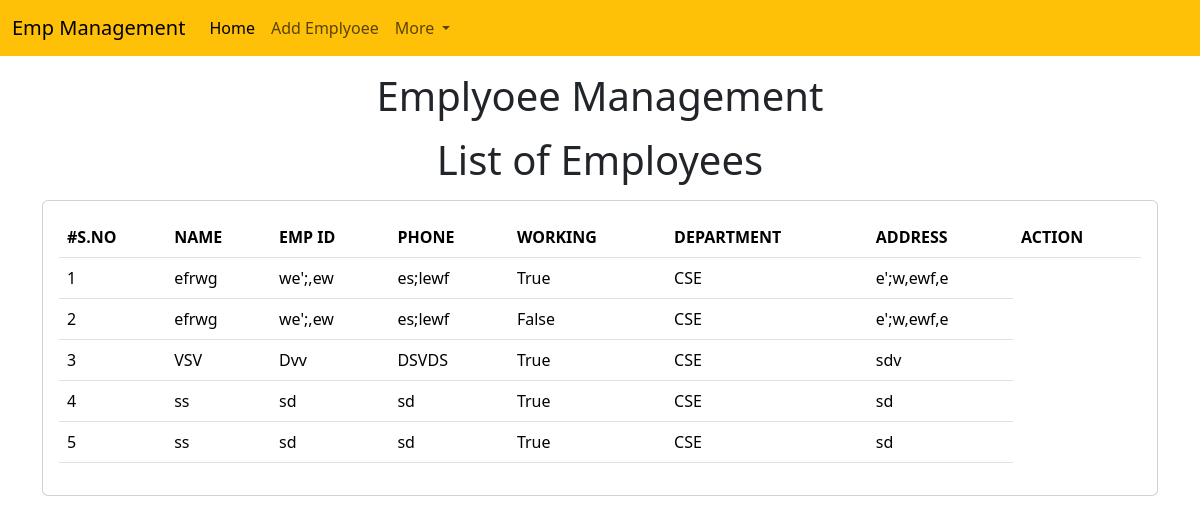
The page /emp/home/ on the database its author committed.
### emp/models.py (models this page shows, shortened)
class Emp(models.Model):
    name=models.CharField(max_length=200)
    emp_id=models.CharField(max_length=200)
    phone=models.CharField(max_length=10)
    address=models.CharField(max_length=150)
    working=models.BooleanField(default=True)
    department=models.CharField(max_length=10)

### emp/views.py (the view)
# urls.py: path("home/",emp_home),
def emp_home(request):
    emps=Emp.objects.all()
    return render(request, "emp/home.html",{
        'emps':emps
    })

### templates/emp/home.html (shortened to what this page needs)
<!doctype html>
<html lang="en">
  <head>
    <link href="https://cdn.jsdelivr.net/npm/bootstrap@5.3.3/dist/css/bootstrap.min.css" rel="stylesheet">
  </head>
  <body>
    {% include 'emp/navbar.html'%}
    <h1 class="text-center my-3">Emplyoee Management</h1>
    <h1 class="text-center my-3">List of Employees</h1>
    <div class='container'>
        <div class='row'>
            <div class='col-md-12'>
                <div class = 'card'>
                    <div class='card-body'>
                        <table class="table">
                            <thead>
                                <tr>
                                    <th>#S.NO</th>
                                    <th>NAME</th>
                                    <th>EMP ID</th>
                                    <th>PHONE</th>
                                    <th>WORKING</th>
                                    <th>DEPARTMENT</th>
                                    <th>ADDRESS</th>
                                    <th>ACTION</th>
                                </tr>
                            </thead>
                            <tbody>
                                {% for e in emps %}
                                <tr>
                                    <td>{{e.id}}</td>
                                    <td>{{e.name}}</td>
                                    <td>{{e.emp_id}}</td>
                                    <td>{{e.phone}}</td>
                                    <td>{{e.working}}</td>
                                    <td>{{e.department}}</td>
                                    <td>{{e.address}}</td>
                                </tr>
                                {% endfor %}
                            </tbody>
                        </table>
                    </div>
                </div>
            </div>
        </div>
    </div>
  </body>
</html>

### templates/emp/navbar.html (shortened to what this page needs)
<nav class="navbar navbar-expand-lg bg-warning">
    <div class="container-fluid">
      <a class="navbar-brand" href="#">Emp Management</a>
      <div class="collapse navbar-collapse" id="navbarSupportedContent">
        <ul class="navbar-nav me-auto mb-2 mb-lg-0">
          <li class="nav-item">
            <a class="nav-link active" aria-current="page" href="/emp/home/">Home</a>
          </li>
          <li class="nav-item">
            <a class="nav-link" href="/emp/add_emp/">Add Emplyoee</a>
          </li>
          <li class="nav-item dropdown">
            <a class="nav-link dropdown-toggle" href="#" role="button" data-bs-toggle="dropdown" aria-expanded="false">
              More
            </a>
          </li>
        </ul>
      </div>
    </div>
  </nav>

### rows shown on the page
Emp: id "1", name "efrwg", emp_id "we';,ew", phone "es;lewf", working "True", department "CSE", address "e';w,ewf,e"
Emp: id "2", name "efrwg", emp_id "we';,ew", phone "es;lewf", working "False", department "CSE", address "e';w,ewf,e"
Emp: id "3", name "VSV", emp_id "Dvv", phone "DSVDS", working "True", department "CSE", address "sdv"
Emp: id "4", name "ss", emp_id "sd", phone "sd", working "True", department "CSE", address "sd"
Emp: id "5", name "ss", emp_id "sd", phone "sd", working "True", department "CSE", address "sd"
